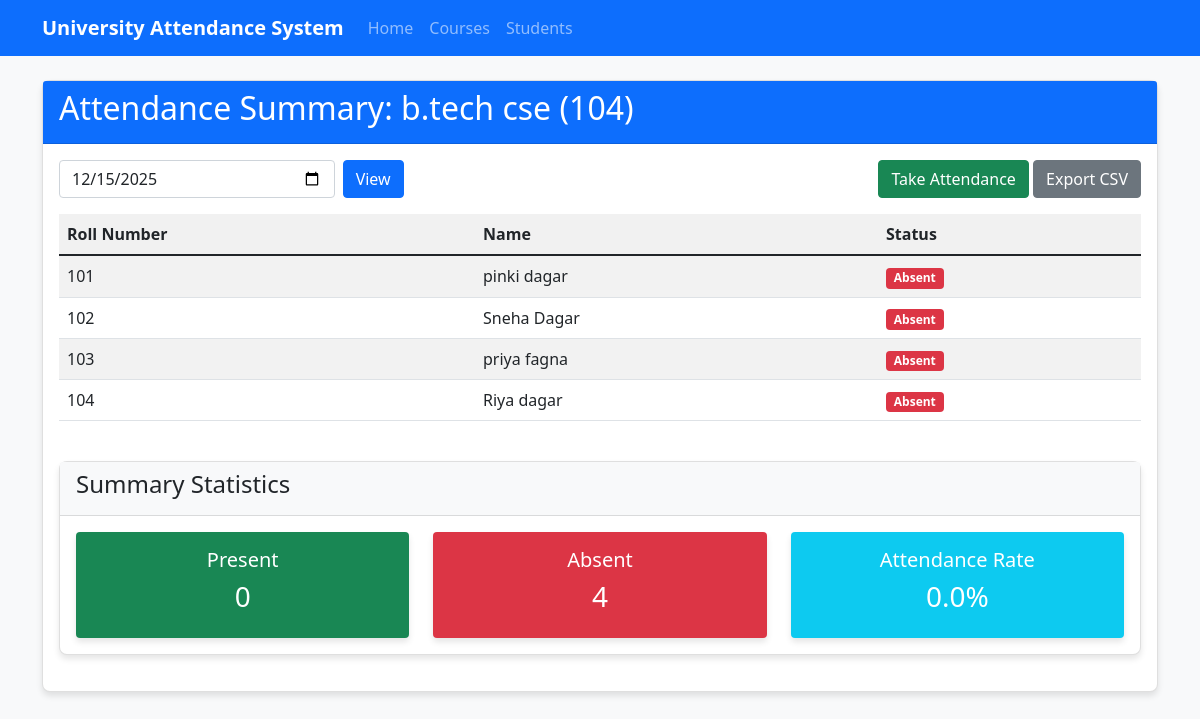
Page /attendance_summary/4 on the committed database.
### tables this page shows
CREATE TABLE courses (
        id INTEGER PRIMARY KEY AUTOINCREMENT,
        course_code TEXT NOT NULL UNIQUE,
        course_name TEXT NOT NULL
    );

CREATE TABLE students (
        id INTEGER PRIMARY KEY AUTOINCREMENT,
        student_id TEXT NOT NULL UNIQUE,
        first_name TEXT NOT NULL,
        last_name TEXT NOT NULL,
        face_encoding TEXT
    );

### attendance_system/app.py (the view)
@app.route('/attendance_summary/<int:course_id>', methods=['GET'])
def attendance_summary(course_id):
    date = request.args.get('date', datetime.now().strftime('%Y-%m-%d'))
    conn = get_db_connection()
    course = conn.execute('SELECT * FROM courses WHERE id = ?', (course_id,)).fetchone()
    attendance_data = conn.execute('''
        SELECT s.id, s.student_id as roll_number, s.first_name, s.last_name, a.status
        FROM students s
        LEFT JOIN attendance a ON s.id = a.student_id AND a.course_id = ? AND a.date = ?
        ORDER BY s.student_id
    ''', (course_id, date)).fetchall()
    conn.close()
    return render_template('attendance_summary.html',
                          course=course,
                          date=date,
                          attendance_data=attendance_data)

### attendance_system/database/db_utils.py (called while the page is built)
def get_db_connection():
    conn = sqlite3.connect('attendance.db')
    conn.row_factory = sqlite3.Row
    return conn

### attendance_system/templates/attendance_summary.html (shortened to what this page needs)
{% extends "base.html" %}
{% block content %}
<div class="card">
    <div class="card-header bg-primary text-white">
        <h2>Attendance Summary: {{ course.course_name }} ({{ course.course_code }})</h2>
    </div>
    <div class="card-body">
        <div class="row mb-3">
            <div class="col-md-4">
                <form class="d-flex" method="get">
                    <input type="date" class="form-control me-2" id="date" name="date" value="{{ date }}">
                    <button type="submit" class="btn btn-primary">View</button>
                </form>
            </div>
            <div class="col-md-8 text-end">
                <a href="/take_attendance/{{ course.id }}" class="btn btn-success">Take Attendance</a>
                <button id="exportBtn" class="btn btn-secondary">Export CSV</button>
            </div>
        </div>
        <div class="table-responsive">
            <table class="table table-striped" id="summaryTable">
                <thead>
                    <tr>
                        <th>Roll Number</th>
                        <th>Name</th>
                        <th>Status</th>
                    </tr>
                </thead>
                <tbody>
                    {% for record in attendance_data %}
                    <tr>
                        <td>{{ record.roll_number }}</td>
                        <td>{{ record.first_name }} {{ record.last_name }}</td>
                        <td>
                            {% if record.status == 'present' %}
                            <span class="badge bg-success">Present</span>
                            {% elif record.status %}
                            <span class="badge bg-warning">{{ record.status }}</span>
                            {% else %}
                            <span class="badge bg-danger">Absent</span>
                            {% endif %}
                        </td>
                    </tr>
                    {% else %}
                    <tr>
                        <td colspan="3" class="text-center">No attendance records found for this date.</td>
                    </tr>
                    {% endfor %}
                </tbody>
            </table>
        </div>
        <div class="card mt-4">
            <div class="card-header bg-light">
                <h4>Summary Statistics</h4>
            </div>
            <div class="card-body">
                <div class="row">
                    <div class="col-md-4">
                        <div class="stats-card bg-success text-white p-3 rounded">
                            <h5>Present</h5>
                            <h3 id="presentCount">{{ attendance_data|selectattr('status', 'equalto', 'present')|list|length }}</h3>
                        </div>
                    </div>
                    <div class="col-md-4">
                        <div class="stats-card bg-danger text-white p-3 rounded">
                            <h5>Absent</h5>
                            <h3 id="absentCount">{{ attendance_data|selectattr('status', 'none')|list|length }}</h3>
                        </div>
                    </div>
                    <div class="col-md-4">
                        <div class="stats-card bg-info text-white p-3 rounded">
                            <h5>Attendance Rate</h5>
                            <h3 id="attendanceRate">
                                {% set present_count = attendance_data|selectattr('status', 'equalto', 'present')|list|length %}
                                {% set total_count = attendance_data|length %}
                                {% if total_count > 0 %}
                                    {{ (present_count / total_count * 100)|round(1) }}%
                                {% else %}
                                    0%
                                {% endif %}
                            </h3>
                        </div>
                    </div>
                </div>
            </div>
        </div>
    </div>
</div>
{% endblock %}

### attendance_system/static/css/styles.css (style rules this page uses)
body { background-color: #f8f9fa; }
.card { border-radius: 8px; box-shadow: 0 4px 6px rgba(0, 0, 0, 0.1); margin-bottom: 20px; }
.card-header { border-radius: 8px 8px 0 0; }
.stats-card { text-align: center; border-radius: 8px; box-shadow: 0 4px 6px rgba(0, 0, 0, 0.1); transition: transform 0.3s; }
.table { background-color: white; }
.table th { background-color: #f1f1f1; }
.btn { border-radius: 4px; }

### rows in the picture
courses: course_name "b.tech cse", course_code "104"
students: roll_number "101", first_name "pinki", last_name "dagar"
students: roll_number "102", first_name "Sneha", last_name "Dagar"
students: roll_number "103", first_name "priya", last_name "fagna"
students: roll_number "104", first_name "Riya", last_name "dagar"

### other values in the picture
{{ attendance_data|selectattr('status', 'equalto', 'present')|list|length }} "0"
{{ attendance_data|selectattr('status', 'none')|list|length }} "4"
{{ (present_count / total_count * 100)|round(1) }} "0.0"
